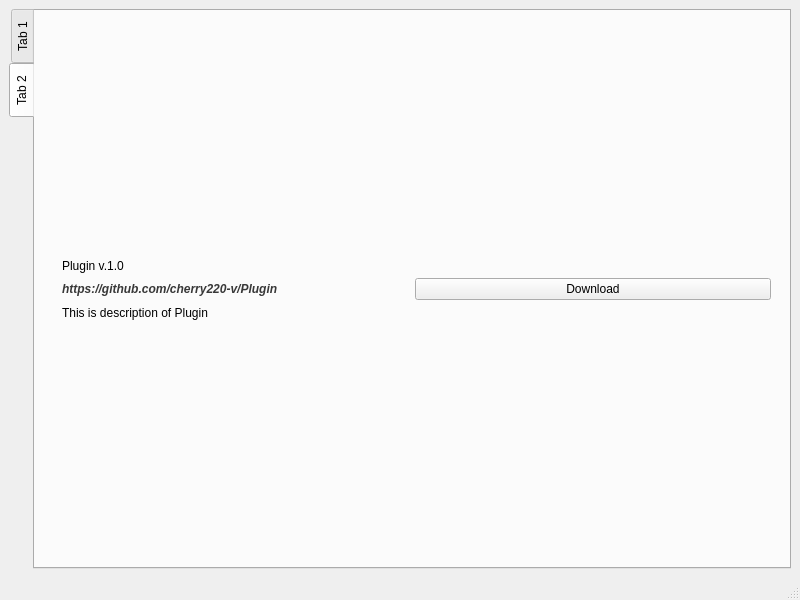
<?xml version="1.0" encoding="UTF-8"?>
<ui version="4.0">
 <class>MainWindow</class>
 <widget class="QMainWindow" name="MainWindow">
  <property name="geometry">
   <rect>
    <x>0</x>
    <y>0</y>
    <width>800</width>
    <height>600</height>
   </rect>
  </property>
  <property name="windowTitle">
   <string>MainWindow</string>
  </property>
  <widget class="QWidget" name="centralwidget">
   <layout class="QVBoxLayout" name="mainLayout">
    <item>
     <widget class="QTabWidget" name="tabWidget">
      <property name="tabPosition">
       <enum>QTabWidget::West</enum>
      </property>
      <property name="currentIndex">
       <number>1</number>
      </property>
      <property name="elideMode">
       <enum>Qt::ElideNone</enum>
      </property>
      <property name="usesScrollButtons">
       <bool>false</bool>
      </property>
      <widget class="QWidget" name="pluginTab">
       <attribute name="title">
        <string>Tab 1</string>
       </attribute>
       <layout class="QVBoxLayout" name="pluginTabLayout">
        <item>
         <widget class="QWidget" name="widget" native="true">
          <property name="maximumSize">
           <size>
            <width>16777215</width>
            <height>100</height>
           </size>
          </property>
          <layout class="QHBoxLayout" name="cardLayout">
           <item>
            <widget class="QWidget" name="widget_3" native="true">
             <layout class="QVBoxLayout" name="cardTextLayout">
              <item>
               <widget class="QLabel" name="nameLbl">
                <property name="text">
                 <string>Plugin v.1.0</string>
                </property>
               </widget>
              </item>
              <item>
               <widget class="QLabel" name="repoLbl">
                <property name="text">
                 <string>&lt;html&gt;&lt;head/&gt;&lt;body&gt;&lt;p&gt;&lt;span style=&quot; font-weight:600; font-style:italic; color:#383838;&quot;&gt;https://github.com/cherry220-v/Plugin&lt;/span&gt;&lt;/p&gt;&lt;/body&gt;&lt;/html&gt;</string>
                </property>
                <property name="textFormat">
                 <enum>Qt::RichText</enum>
                </property>
               </widget>
              </item>
              <item>
               <widget class="QLabel" name="descriptLbl">
                <property name="text">
                 <string>This is description of Plugin</string>
                </property>
               </widget>
              </item>
             </layout>
            </widget>
           </item>
           <item>
            <widget class="QPushButton" name="pushButton">
             <property name="text">
              <string>Download</string>
             </property>
            </widget>
           </item>
          </layout>
         </widget>
        </item>
       </layout>
      </widget>
      <widget class="QWidget" name="themeTab">
       <attribute name="title">
        <string>Tab 2</string>
       </attribute>
       <layout class="QVBoxLayout" name="verticalLayout">
        <item>
         <widget class="QWidget" name="widget_2" native="true">
          <property name="maximumSize">
           <size>
            <width>16777215</width>
            <height>100</height>
           </size>
          </property>
          <layout class="QHBoxLayout" name="themeTabLayout">
           <item>
            <widget class="QWidget" name="widget_4" native="true">
             <layout class="QVBoxLayout" name="cardTextLayout_2">
              <item>
               <widget class="QLabel" name="nameLbl_2">
                <property name="text">
                 <string>Plugin v.1.0</string>
                </property>
               </widget>
              </item>
              <item>
               <widget class="QLabel" name="repoLbl_2">
                <property name="text">
                 <string>&lt;html&gt;&lt;head/&gt;&lt;body&gt;&lt;p&gt;&lt;span style=&quot; font-weight:600; font-style:italic; color:#383838;&quot;&gt;https://github.com/cherry220-v/Plugin&lt;/span&gt;&lt;/p&gt;&lt;/body&gt;&lt;/html&gt;</string>
                </property>
                <property name="textFormat">
                 <enum>Qt::RichText</enum>
                </property>
               </widget>
              </item>
              <item>
               <widget class="QLabel" name="descriptLbl_2">
                <property name="text">
                 <string>This is description of Plugin</string>
                </property>
               </widget>
              </item>
             </layout>
            </widget>
           </item>
           <item>
            <widget class="QPushButton" name="pushButton_2">
             <property name="text">
              <string>Download</string>
             </property>
            </widget>
           </item>
          </layout>
         </widget>
        </item>
       </layout>
      </widget>
     </widget>
    </item>
   </layout>
  </widget>
  <widget class="QMenuBar" name="menubar">
   <property name="geometry">
    <rect>
     <x>0</x>
     <y>0</y>
     <width>800</width>
     <height>26</height>
    </rect>
   </property>
  </widget>
  <widget class="QStatusBar" name="statusbar"/>
 </widget>
 <resources/>
 <connections/>
</ui>
